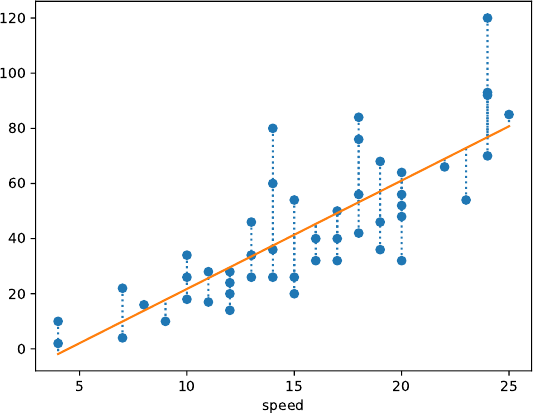

Recreate this plot in Python.
import statsmodels.api as sm
from sklearn.linear_model import LinearRegression

my_data = sm.datasets.get_rdataset('cars', 'datasets').data
X, y = my_data[['speed']], my_data['dist']

my_model = LinearRegression()
my_model.fit(X, y)
y_ = my_model.predict(X)
my_data['y_'] = y_

ax = my_data.plot(x='speed', y='dist', style='o', legend=False)
my_data.plot(x='speed', y='y_', style='-', legend=False, ax=ax)
ax.vlines(x=X, ymin=y, ymax=y_, linestyles='dotted')

import matplotlib.pyplot as plt
plt.savefig('07-p-residual.pdf')
